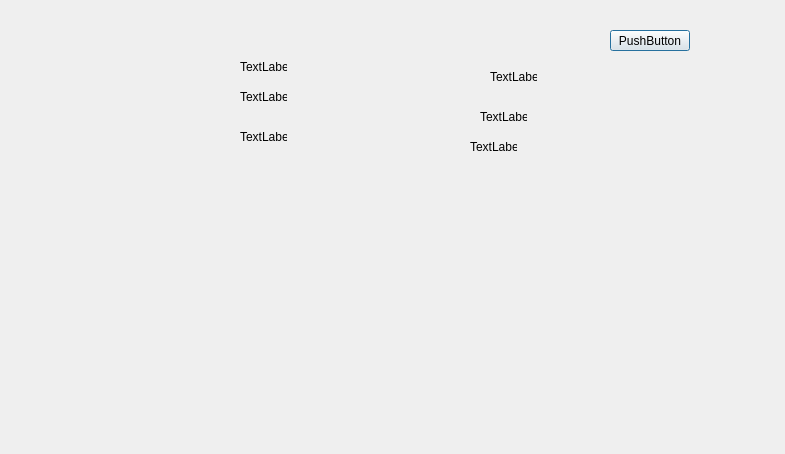
<?xml version="1.0" encoding="UTF-8"?>
<ui version="4.0">
 <class>account</class>
 <widget class="QDialog" name="account">
  <property name="geometry">
   <rect>
    <x>0</x>
    <y>0</y>
    <width>785</width>
    <height>454</height>
   </rect>
  </property>
  <property name="windowTitle">
   <string>Dialog</string>
  </property>
  <widget class="QLabel" name="name">
   <property name="geometry">
    <rect>
     <x>240</x>
     <y>90</y>
     <width>47</width>
     <height>13</height>
    </rect>
   </property>
   <property name="text">
    <string>TextLabel</string>
   </property>
  </widget>
  <widget class="QLabel" name="middleName">
   <property name="geometry">
    <rect>
     <x>240</x>
     <y>130</y>
     <width>47</width>
     <height>13</height>
    </rect>
   </property>
   <property name="text">
    <string>TextLabel</string>
   </property>
  </widget>
  <widget class="QLabel" name="lastName">
   <property name="geometry">
    <rect>
     <x>240</x>
     <y>60</y>
     <width>47</width>
     <height>13</height>
    </rect>
   </property>
   <property name="text">
    <string>TextLabel</string>
   </property>
  </widget>
  <widget class="QLabel" name="position">
   <property name="geometry">
    <rect>
     <x>490</x>
     <y>70</y>
     <width>47</width>
     <height>13</height>
    </rect>
   </property>
   <property name="text">
    <string>TextLabel</string>
   </property>
  </widget>
  <widget class="QLabel" name="email">
   <property name="geometry">
    <rect>
     <x>480</x>
     <y>110</y>
     <width>47</width>
     <height>13</height>
    </rect>
   </property>
   <property name="text">
    <string>TextLabel</string>
   </property>
  </widget>
  <widget class="QLabel" name="type_user">
   <property name="geometry">
    <rect>
     <x>470</x>
     <y>140</y>
     <width>47</width>
     <height>13</height>
    </rect>
   </property>
   <property name="text">
    <string>TextLabel</string>
   </property>
  </widget>
  <widget class="QPushButton" name="pushButton_exit">
   <property name="geometry">
    <rect>
     <x>610</x>
     <y>30</y>
     <width>80</width>
     <height>21</height>
    </rect>
   </property>
   <property name="text">
    <string>PushButton</string>
   </property>
  </widget>
 </widget>
 <resources/>
 <connections/>
</ui>
